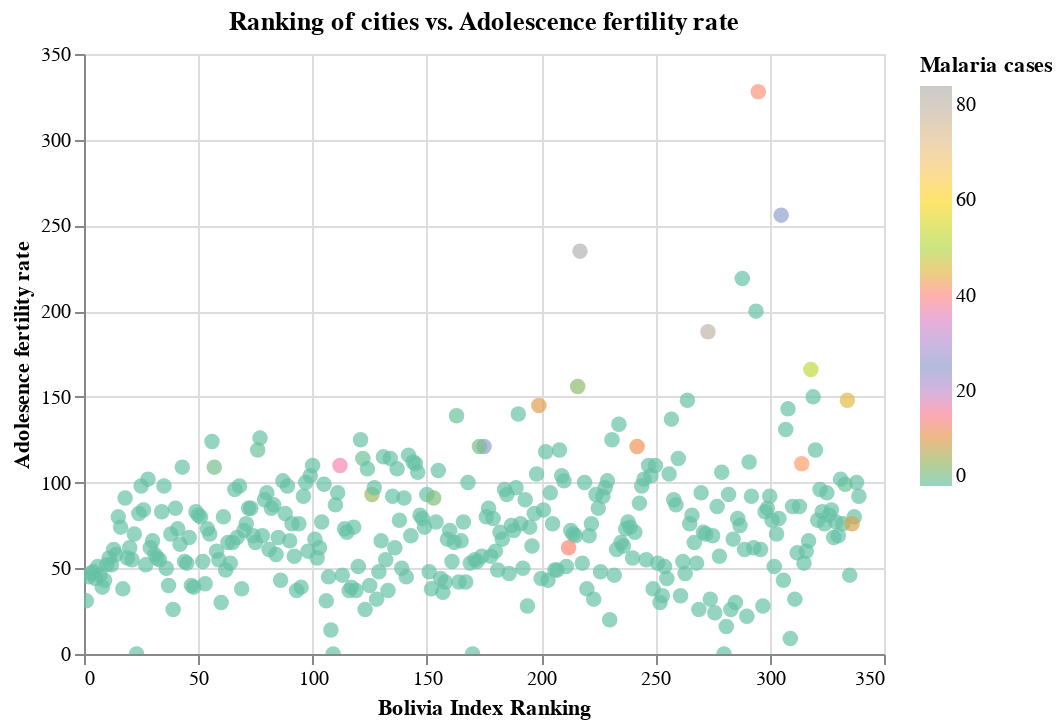

Notebook cell for this chart:
### Code cell
alt.Chart(health_df1).mark_circle(size=60).encode(
    x = alt.X('rank_imds',axis = alt.Axis(title = 'Bolivia Index Ranking')),
    y = alt.Y('sdg3_7_afr', axis = alt.Axis(title = 'Adolesence fertility rate')),
    color = alt.Color('sdg3_3_imr',scale = alt.Scale(scheme = 'set2'),
                     legend = alt.Legend(title="Malaria cases")),
    tooltip = ['rank_imds:Q','shapeName:O','sdg3_3_imr:Q']
).properties(title="Ranking of cities vs. Adolescence fertility rate").interactive()

### Figure 1 — Vega-Lite specification as saved in the notebook (floating-point values rounded to 4 significant figures; data arrays with more than 128 entries replaced by an {"elided": "..."} marker saying what was removed)
{"config": {"view": {"continuousWidth": 400, "continuousHeight": 300}}, "data": {"name": "data-6b471f9803307aec770d6e9acb0b1722"}, "mark": {"type": "circle", "size": 60}, "encoding": {"color": {"field": "sdg3_3_imr", "legend": {"title": "Malaria cases"}, "scale": {"scheme": "set2"}, "type": "quantitative"}, "tooltip": [{"field": "rank_imds", "type": "quantitative"}, {"field": "shapeName", "type": "ordinal"}, {"field": "sdg3_3_imr", "type": "quantitative"}], "x": {"axis": {"title": "Bolivia Index Ranking"}, "field": "rank_imds", "type": "quantitative"}, "y": {"axis": {"title": "Adolesence fertility rate"}, "field": "sdg3_7_afr", "type": "quantitative"}}, "selection": {"selector009": {"type": "interval", "bind": "scales", "encodings": ["x", "y"]}}, "title": "Ranking of cities vs. Adolescence fertility rate", "$schema": "https://vega.github.io/schema/vega-lite/v4.17.0.json", "datasets": {"data-6b471f9803307aec770d6e9acb0b1722": {"elided": "339 records"}}}
